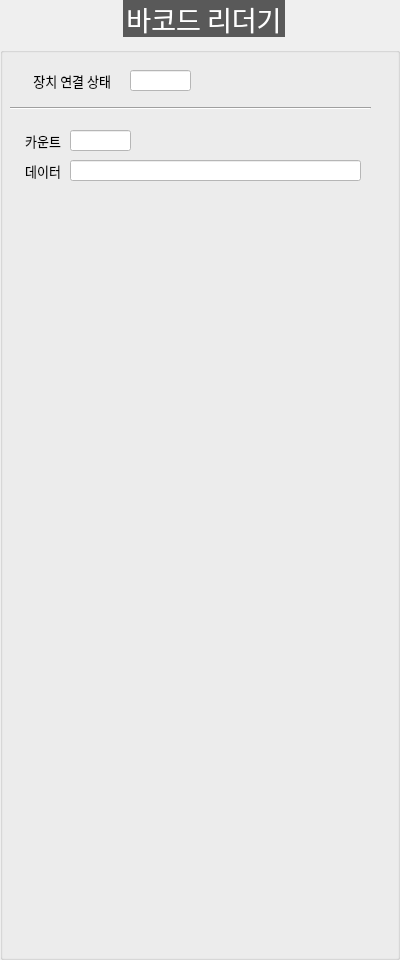
<?xml version="1.0" encoding="UTF-8"?>
<ui version="4.0">
 <class>DialogBarcode</class>
 <widget class="QDialog" name="DialogBarcode">
  <property name="geometry">
   <rect>
    <x>0</x>
    <y>0</y>
    <width>400</width>
    <height>960</height>
   </rect>
  </property>
  <property name="windowTitle">
   <string>Dialog</string>
  </property>
  <widget class="QGroupBox" name="GB_BARCODE">
   <property name="geometry">
    <rect>
     <x>0</x>
     <y>0</y>
     <width>400</width>
     <height>960</height>
    </rect>
   </property>
   <property name="font">
    <font>
     <family>함초롬돋움</family>
     <pointsize>20</pointsize>
     <weight>50</weight>
     <italic>false</italic>
     <bold>false</bold>
    </font>
   </property>
   <property name="styleSheet">
    <string notr="true">QGroupBox  {
    margin-top: 10px;
	font: 20pt &quot;함초롬돋움&quot;;
}

QGroupBox::title  {
    subcontrol-origin: margin;
    subcontrol-position: top center;
    padding: 10px 8000px 10px 8000px;
    background-color: #595959;
    color: rgb(255, 255, 255);
}
QLabel {
	font: 10pt &quot;함초롬돋움&quot;;
}
QComboBox{
	font: 10pt &quot;함초롬돋움&quot;;
	background-color: #ffffff
}
QPushButton{
	font: 10pt &quot;함초롬돋움&quot;;
	background-color: #ffffff
}
QLineEdit{
	font: 10pt &quot;함초롬돋움&quot;;
	background-color: #ffffff
}



</string>
   </property>
   <property name="title">
    <string>바코드 리더기</string>
   </property>
   <widget class="QLineEdit" name="LE_BARCODE_CONNECTION">
    <property name="geometry">
     <rect>
      <x>130</x>
      <y>70</y>
      <width>61</width>
      <height>21</height>
     </rect>
    </property>
    <property name="font">
     <font>
      <family>함초롬돋움</family>
      <pointsize>10</pointsize>
      <weight>50</weight>
      <italic>false</italic>
      <bold>false</bold>
     </font>
    </property>
    <property name="readOnly">
     <bool>true</bool>
    </property>
   </widget>
   <widget class="QLabel" name="label_110">
    <property name="geometry">
     <rect>
      <x>10</x>
      <y>70</y>
      <width>101</width>
      <height>21</height>
     </rect>
    </property>
    <property name="font">
     <font>
      <family>함초롬돋움</family>
      <pointsize>10</pointsize>
      <weight>50</weight>
      <italic>false</italic>
      <bold>false</bold>
     </font>
    </property>
    <property name="text">
     <string>장치 연결 상태</string>
    </property>
    <property name="alignment">
     <set>Qt::AlignRight|Qt::AlignTrailing|Qt::AlignVCenter</set>
    </property>
   </widget>
   <widget class="Line" name="line_37">
    <property name="geometry">
     <rect>
      <x>10</x>
      <y>100</y>
      <width>361</width>
      <height>16</height>
     </rect>
    </property>
    <property name="font">
     <font>
      <pointsize>11</pointsize>
     </font>
    </property>
    <property name="orientation">
     <enum>Qt::Horizontal</enum>
    </property>
   </widget>
   <widget class="QLabel" name="label_116">
    <property name="geometry">
     <rect>
      <x>10</x>
      <y>130</y>
      <width>51</width>
      <height>21</height>
     </rect>
    </property>
    <property name="font">
     <font>
      <family>함초롬돋움</family>
      <pointsize>10</pointsize>
      <weight>50</weight>
      <italic>false</italic>
      <bold>false</bold>
     </font>
    </property>
    <property name="text">
     <string>카운트</string>
    </property>
    <property name="alignment">
     <set>Qt::AlignRight|Qt::AlignTrailing|Qt::AlignVCenter</set>
    </property>
   </widget>
   <widget class="QLabel" name="label_117">
    <property name="geometry">
     <rect>
      <x>10</x>
      <y>160</y>
      <width>51</width>
      <height>21</height>
     </rect>
    </property>
    <property name="font">
     <font>
      <family>함초롬돋움</family>
      <pointsize>10</pointsize>
      <weight>50</weight>
      <italic>false</italic>
      <bold>false</bold>
     </font>
    </property>
    <property name="text">
     <string>데이터</string>
    </property>
    <property name="alignment">
     <set>Qt::AlignRight|Qt::AlignTrailing|Qt::AlignVCenter</set>
    </property>
   </widget>
   <widget class="QLineEdit" name="LE_BARCODE_COUNT">
    <property name="geometry">
     <rect>
      <x>70</x>
      <y>130</y>
      <width>61</width>
      <height>21</height>
     </rect>
    </property>
    <property name="font">
     <font>
      <family>함초롬돋움</family>
      <pointsize>10</pointsize>
      <weight>50</weight>
      <italic>false</italic>
      <bold>false</bold>
     </font>
    </property>
    <property name="readOnly">
     <bool>true</bool>
    </property>
   </widget>
   <widget class="QLineEdit" name="LE_BARCODE_DATA">
    <property name="geometry">
     <rect>
      <x>70</x>
      <y>160</y>
      <width>291</width>
      <height>21</height>
     </rect>
    </property>
    <property name="font">
     <font>
      <family>함초롬돋움</family>
      <pointsize>10</pointsize>
      <weight>50</weight>
      <italic>false</italic>
      <bold>false</bold>
     </font>
    </property>
    <property name="readOnly">
     <bool>true</bool>
    </property>
   </widget>
  </widget>
 </widget>
 <resources/>
 <connections/>
</ui>
